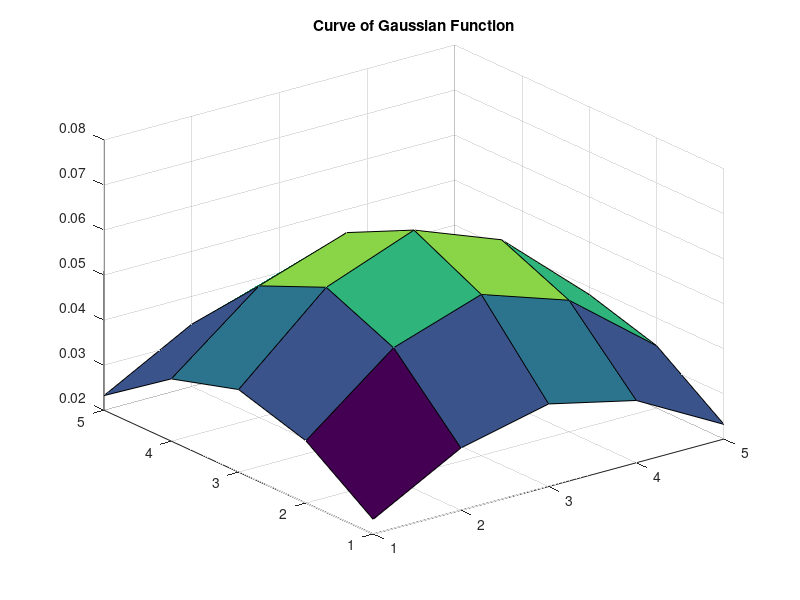
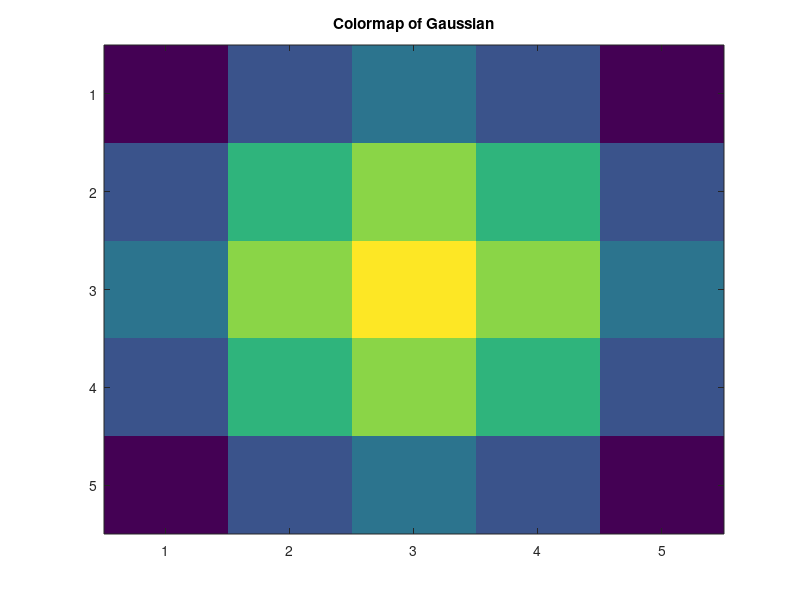
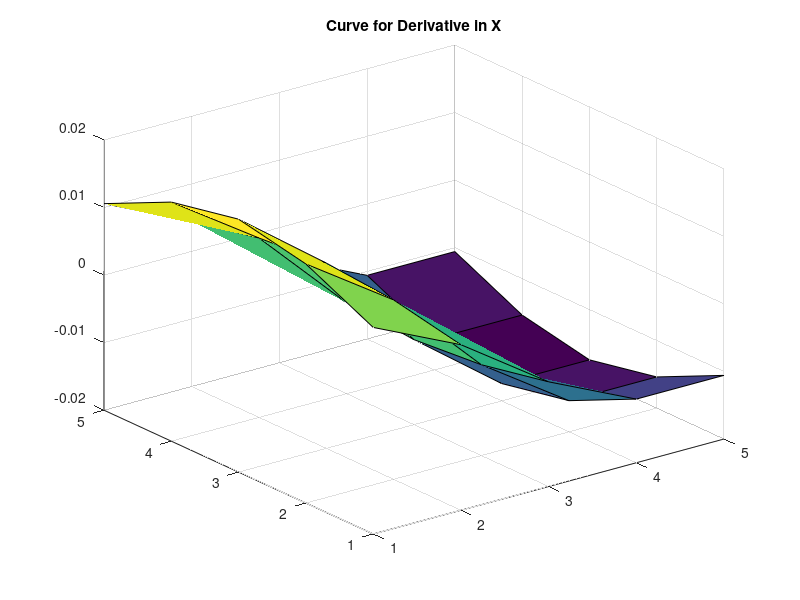
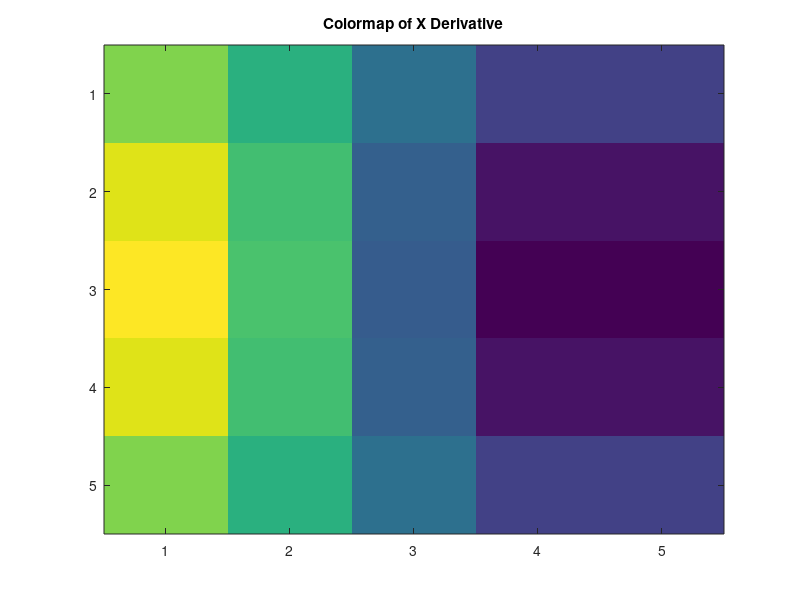

These figures' MATLAB source, in order:
%This Code is computes the maxima and minima points of 2-D Gaussian Function using the concept
%of finite differences using Forward Difference.

%Create Gaussian Function of size as per requirement 
gaussfunc=fspecial('gaussian',[5 5],2);
%gaussfunc=gaussfunc+0.2*rand(size(gaussfunc));   %Adding Random Noise if needed
[a, b]=size(gaussfunc);
dx=[];
dy=[];
surf(gaussfunc);
title('Curve of Gaussian Function');
figure;
imagesc(gaussfunc);
title('Colormap of Gaussian');

%First Derivative along X Direction 
for i=1:a
    for j=1:b-1
        dx(i,j) = gaussfunc(i,j+1) - gaussfunc(i,j);
    end
end
for n=1:a
    j=b;
    dx(n ,j)= gaussfunc(n ,j) - gaussfunc(n ,j-1);
end
figure;
surf(dx);
title('Curve for Derivative in X');
figure;
imagesc(dx);
title('Colormap of X Derivative');

%First Derivative along Y Direction
for i=1:a-1
    for j=1:b
        dy(i,j)=gaussfunc(i+1,j)-gaussfunc(i,j);
    end
end
for n=1:b
    i=a;
    dy(i,n)=gaussfunc(i,n)-gaussfunc(i-1,n);
end
figure;
surf(dy);
title('Curve for Derivative in Y');
figure;
imagesc(dy);
title('Colormap of Y Derivative');
